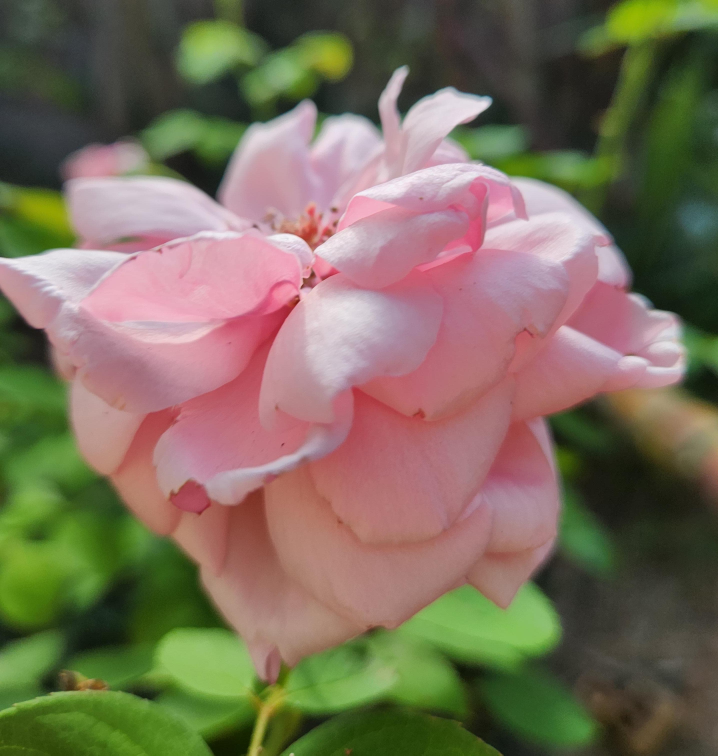
#> input picture exemplo.jpeg, 2872 x 3022 px (shown at 1/4 size)
$ jupyter execute --allow-errors Exemplo_imagem.ipynb
#> lines starting #> are read from the running program, lines starting #| are printed output that depends on the picture
[cell 1]
import numpy as np
from PIL import Image
import cv2

[cell 2]
teste = Image.open('exemplo.jpeg')
#> teste is the input picture: PIL image 2872x3022 RGB; mean R, G, B 121.4, 109.7, 89.9

[cell 3]
teste = teste.resize((10,10))

[cell 4]
teste.size
#> Out = (10, 10)

[cell 5]
np.asarray(teste)

[cell 6]
imagem = Image.open('exemplo.jpeg')
imagem = imagem.resize((240,240))
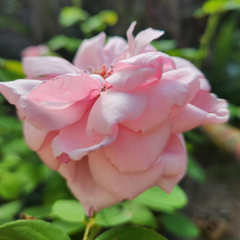
#> imagem: PIL image 240x240 RGB; mean R, G, B 121.4, 109.7, 89.9

largura, altura = imagem.size
#> largura = 240; altura = 240

# Obtém os valores dos pixels
pixels = imagem.load()

# Imprime um quadro com os valores dos pixels
for y in range(altura):
    for x in range(largura):
        valor_pixel = pixels[x, y]
        print(f"{valor_pixel}\t", end="")
    print()

[cell 7]
# Define as dimensões desejadas para a pixelização
largura_pixelada1, altura_pixelada1 = 100, 100  # Substitua pelos valores desejados

# Redimensiona a imagem para obter o efeito de pixelização
imagem_pixelada1 = imagem.resize((largura_pixelada1, altura_pixelada1), resample=Image.NEAREST)

# Redimensiona novamente para as dimensões originais (opcional)
imagem_final1 = imagem_pixelada1.resize(imagem.size, resample=Image.NEAREST)
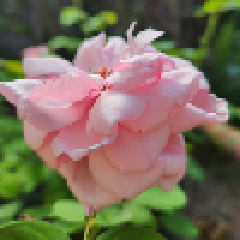
#> imagem_final1: PIL image 240x240 RGB; mean R, G, B 121.3, 109.7, 89.8

# ---------------------------------------------------------------------------------------
# Define as dimensões desejadas para a pixelização
largura_pixelada2, altura_pixelada2 = 50, 50  # Substitua pelos valores desejados

# Redimensiona a imagem para obter o efeito de pixelização
imagem_pixelada2 = imagem.resize((largura_pixelada2, altura_pixelada2), resample=Image.NEAREST)

# Redimensiona novamente para as dimensões originais (opcional)
imagem_final2 = imagem_pixelada2.resize(imagem.size, resample=Image.NEAREST)
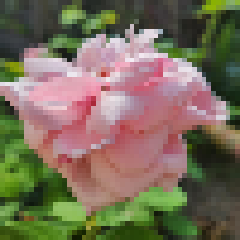
#> imagem_final2: PIL image 240x240 RGB; mean R, G, B 121.2, 109.7, 89.9

# ---------------------------------------------------------------------------------------
# Define as dimensões desejadas para a pixelização
largura_pixelada3, altura_pixelada3 = 10, 10  # Substitua pelos valores desejados

# Redimensiona a imagem para obter o efeito de pixelização
imagem_pixelada3 = imagem.resize((largura_pixelada3, altura_pixelada3), resample=Image.NEAREST)

# Redimensiona novamente para as dimensões originais (opcional)
imagem_final3 = imagem_pixelada3.resize(imagem.size, resample=Image.NEAREST)
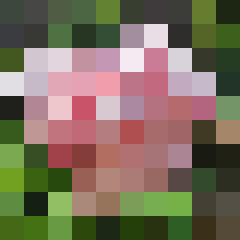
#> imagem_final3: PIL image 240x240 RGB; mean R, G, B 123.2, 110.7, 92.1

[cell 8]
import matplotlib.pyplot as plt
import seaborn as sns

[cell 9]
custom_params = {"axes.spines.right": False, "axes.spines.top": False}
sns.set_theme(style="ticks", rc=custom_params, font_scale=1.8)
fig, ax = plt.subplots(1,4, figsize = (20,20))
plt.subplots_adjust(wspace=0.05)

ax[0].imshow(imagem)
ax[0].axis('off')
ax[0].set_title('240 x 240')

ax[1].imshow(imagem_final1)
ax[1].set_title('100 x 100')
ax[1].axis('off')

ax[2].imshow(imagem_final2)
ax[2].set_title('50 x 50')
ax[2].axis('off')

ax[3].imshow(imagem_final3)
ax[3].set_title('10 x 10')
ax[3].axis('off')

plt.show()

[cell 10]
pb = imagem.convert("1")
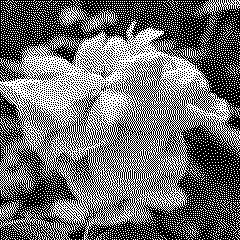
#> pb: PIL image 240x240 1; 43.2% white in thin lines or dots
cinza = imagem.convert("L")
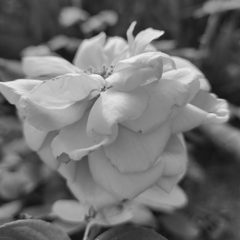
#> cinza: PIL image 240x240 L; min 18, max 246, mean 110.9

[cell 11]
cinza

[cell 12]
custom_params = {"axes.spines.right": False, "axes.spines.top": False}
sns.set_theme(style="ticks", rc=custom_params, font_scale=1.8)
fig, ax = plt.subplots(1,3, figsize = (20,20))
plt.subplots_adjust(wspace=0.05)

ax[0].imshow(imagem)
ax[0].axis('off')
ax[0].set_title('RGB')

ax[1].imshow(pb)
ax[1].set_title('Binário')
ax[1].axis('off')

ax[2].imshow(cinza, cmap = "gray")
ax[2].set_title('Escala de Cinza')
ax[2].axis('off')


plt.show()
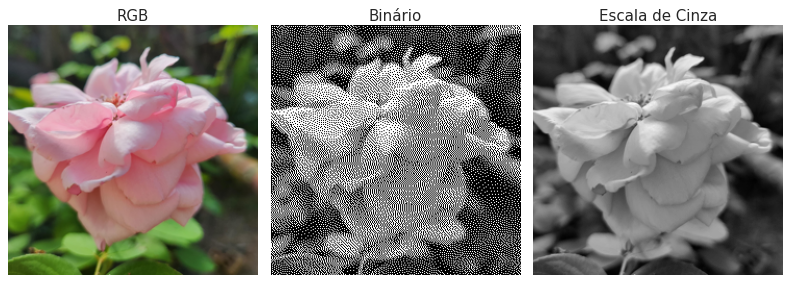
#> figure drawn by matplotlib, 3 panels

[cell 13]
# Define as dimensões desejadas para a pixelização
largura_pixelada, altura_pixelada = 10, 10  # Substitua pelos valores desejados

# Redimensiona a imagem para obter o efeito de pixelização
imagem_pixelada = cinza.resize((largura_pixelada, altura_pixelada), resample=Image.NEAREST)

# Redimensiona novamente para as dimensões originais (opcional)
imagem_final = imagem_pixelada.resize(cinza.size, resample=Image.NEAREST)
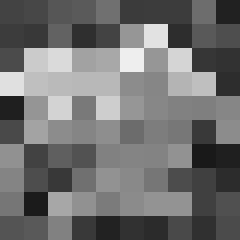
#> imagem_final: PIL image 240x240 L; min 25, max 238, mean 112.3

#> (a cell that did not finish here is left out)

[cell 15]
import pandas as pd

[cell 16]
largura, altura = imagem_pixelada.size
#> largura = 10; altura = 10

# Obtém os valores dos pixels
pixels = imagem_pixelada.load()

# Imprime um quadro com os valores dos pixels
for y in range(altura):
    for x in range(largura):
        valor_pixel = pixels[x, y]
        print(f"{valor_pixel}\t", end="")
    print()

[cell 17]
# Crie uma lista para armazenar os valores dos pixels
lista_pixels = []

# Preencha a lista com os valores dos pixels
for y in range(altura):
    linha_pixels = []
    for x in range(largura):
        valor_pixel = pixels[x, y]
        linha_pixels.append(valor_pixel)
    lista_pixels.append(linha_pixels)
#> after the loop, lista_pixels = 10 items

# Crie um DataFrame usando a lista de pixels
df = pd.DataFrame(lista_pixels)
#> df = table of 10 rows and 10 columns

[cell 18]
(df)
#> Out = table of 10 rows and 10 columns

[cell 19]
from PIL import ImageGrab
import io

# Captura a imagem da área de transferência
#> (the rest of this cell did not finish here and is left out)

#> (a cell that did not finish here is left out)

[cell 21]
# custom_params = {"axes.spines.right": False, "axes.spines.top": False}
# sns.set_theme(style="ticks", rc=custom_params, font_scale=1.8)


plt.imshow(imagem_pixelada, cmap = "gray")
plt.axis('off')

[cell 22]
import matplotlib.pyplot as plt
import numpy as np

def heaviside(x):
    return np.piecewise(x, [x < 0, x >= 0], [0, 1])

# Criando um intervalo de valores para x
x = np.linspace(-5, 5, 1000)

# Aplicando a função Heaviside aos valores de x
y = heaviside(x)

# Plotando o gráfico
plt.plot(x, y, label='Função Heaviside', color='blue')

# Adicionando uma linha vertical para destacar a transição em x=0
plt.axvline(0, color='red', linestyle='--', linewidth=1, label='x=0')

# Adicionando rótulos e título ao gráfico
plt.xlabel('X')
plt.ylabel('Y')
plt.title('Gráfico da Função Heaviside')
plt.legend()

# Exibindo o gráfico
plt.show()
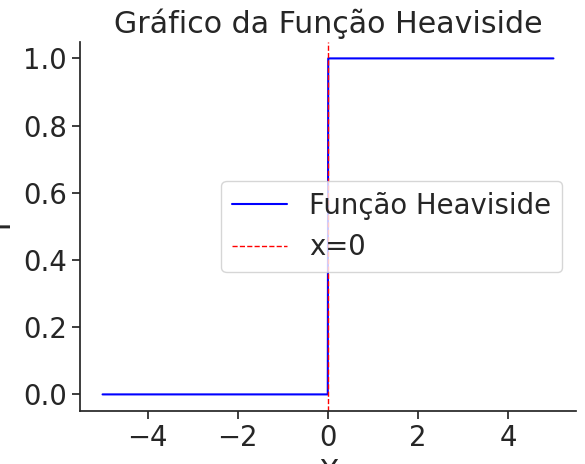
#> figure drawn by matplotlib, 1 panel; curve peaks at x = 0.00501, y = 1

[cell 23]
import matplotlib.pyplot as plt
import numpy as np
import seaborn as sns

custom_params = {"axes.spines.right": False, "axes.spines.top": False}
sns.set_theme(style="whitegrid", rc=custom_params,
              palette=["Green","Orange"], font_scale=1.5)
# Função de ativação Heaviside
def heaviside(x):
    return np.piecewise(x, [x < 0, x >= 0], [0, 1])

# Função de ativação Linear
def linear(x):
    return x

# Função de ativação Linear por partes
def piecewise_linear(x):
    return np.piecewise(x, [x < -1, (x >= -1) & (x < 1), x >= 1], [-1, lambda x: x, -1])

# Função de ativação Sigmoide
def sigmoid(x):
    return 1 / (1 + np.exp(-x))

# Função de ativação Softmax (para múltiplas classes)
def softmax(x):
    exp_x = np.exp(x)
    return exp_x / exp_x.sum(axis=0, keepdims=True)

# Função de ativação ReLU (Rectified Linear Unit)
def relu(x):
    return np.maximum(0, x)

# Criando um intervalo de valores para x
x = np.linspace(-5, 5, 1000)

# Plotando os gráficos
plt.figure(figsize=(15, 10))

# Função Heaviside
plt.subplot(2, 3, 1)
plt.axvline(0, color='black', linestyle='--', linewidth=1, label='x=0')
plt.plot(x, heaviside(x))
plt.title('Função Heaviside')


# Função Linear
plt.subplot(2, 3, 2)
plt.axvline(0, color='black', linestyle='--', linewidth=1, label='x=0')
plt.plot(x, linear(x))
plt.title('Função Linear')

# Função Linear por partes
plt.subplot(2, 3, 3)
plt.axvline(0, color='black', linestyle='--', linewidth=1, label='x=0')
plt.plot(x, piecewise_linear(x))
plt.title('Função Linear por Partes')

# Função Sigmoide
plt.subplot(2, 3, 4)
plt.axvline(0, color='black', linestyle='--', linewidth=1, label='x=0')
plt.plot(x, sigmoid(x))
plt.title('Função Sigmoide')

# Função Softmax (para 3 classes)
plt.subplot(2, 3, 5)
x_softmax = np.array([1, 2, 3])
plt.plot(x_softmax, softmax(x_softmax))
plt.title('Função Softmax')

# Função ReLU
plt.subplot(2, 3, 6)
plt.axvline(0, color='black', linestyle='--', linewidth=1, label='x=0')
plt.plot(x, relu(x))
plt.title('Função ReLU')

# Ajustando o layout
plt.tight_layout()

# Exibindo os gráficos
plt.show()
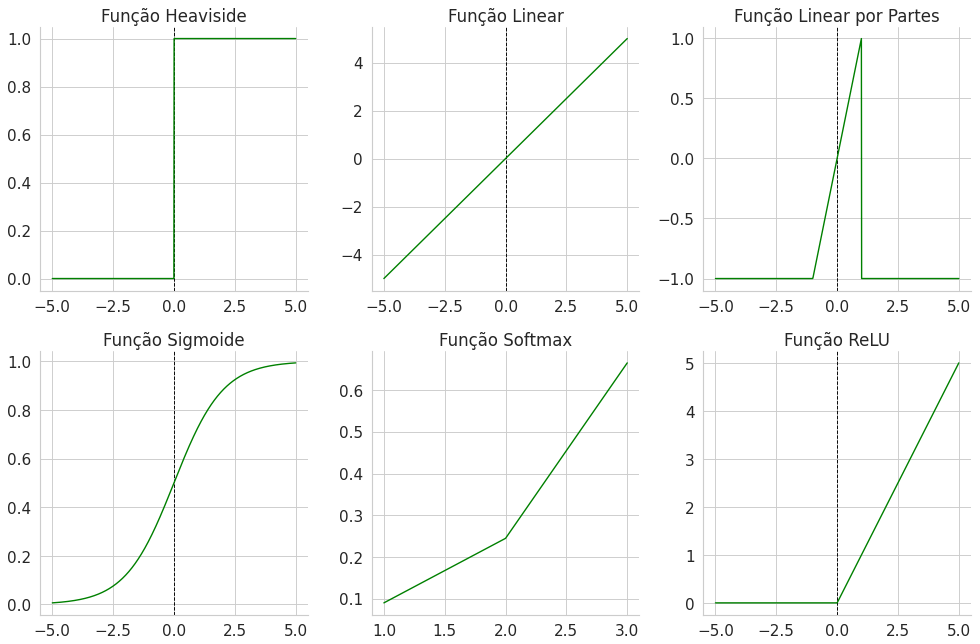
#> figure drawn by matplotlib, 6 panels; panel 1: curve peaks at x = 0.00501, y = 1; panel 2: curve peaks at x = 5, y = 5; panel 3: curve peaks at x = 0.996, y = 0.996; panel 4: curve peaks at x = 5, y = 0.993
